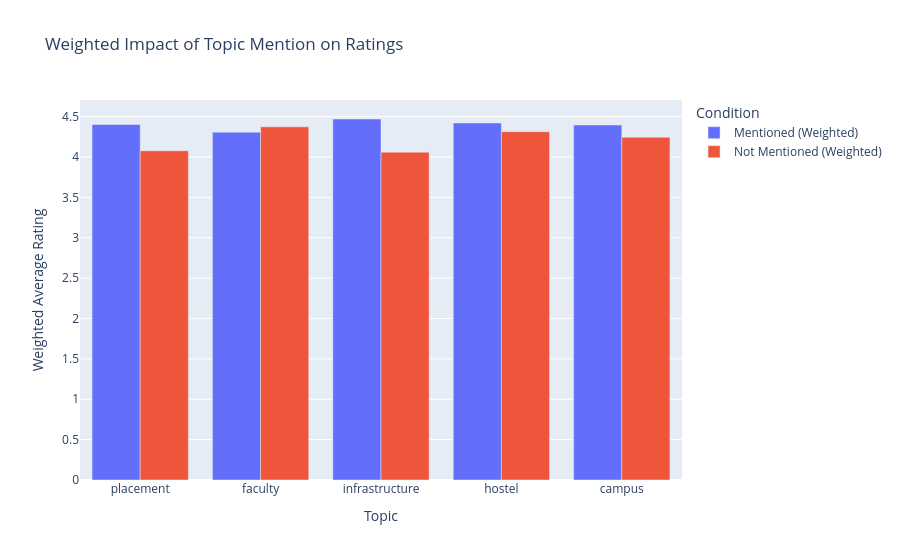

The notebook cell this image was saved under:
### Code cell
source_variance = combined.groupby("source")["rating"].var().reset_index()
source_variance.columns = ["source", "variance"]

print(source_variance)
source_variance["weight"] = source_variance["variance"] / source_variance["variance"].sum()

print(source_variance)
combined = combined.merge(
    source_variance[["source", "weight"]],
    on="source",
    how="left"
)
comparison_data = []

for word in keywords:
    
    df_yes = combined[combined[word] == True]
    df_no = combined[combined[word] == False]
    
    weighted_yes = (df_yes["rating"] * df_yes["weight"]).sum() / df_yes["weight"].sum()
    weighted_no = (df_no["rating"] * df_no["weight"]).sum() / df_no["weight"].sum()
    
    comparison_data.append({
        "Topic": word,
        "Mentioned (Weighted)": weighted_yes,
        "Not Mentioned (Weighted)": weighted_no
    })

comparison_df = pd.DataFrame(comparison_data)

comparison_df_melted = comparison_df.melt(
    id_vars="Topic",
    var_name="Condition",
    value_name="Weighted Average Rating"
)

import plotly.express as px

fig = px.bar(
    comparison_df_melted,
    x="Topic",
    y="Weighted Average Rating",
    color="Condition",
    barmode="group",
    title="Weighted Impact of Topic Mention on Ratings"
)

fig.update_layout(
    xaxis_title="Topic",
    yaxis_title="Weighted Average Rating"
)

fig.show()

### Figure 1 — Plotly figure (JSON) as saved in the notebook; plotly's stock layout.template omitted (floating-point values rounded to 4 significant figures)
{"data": [{"alignmentgroup": "True", "hovertemplate": "Condition=Mentioned (Weighted)<br>Topic=%{x}<br>Weighted Average Rating=%{y}<extra></extra>", "legendgroup": "Mentioned (Weighted)", "marker": {"color": "#636efa", "pattern": {"shape": ""}}, "name": "Mentioned (Weighted)", "offsetgroup": "Mentioned (Weighted)", "orientation": "v", "showlegend": true, "textposition": "auto", "type": "bar", "x": ["placement", "faculty", "infrastructure", "hostel", "campus"], "xaxis": "x", "y": [4.404, 4.308, 4.471, 4.422, 4.397], "yaxis": "y"}, {"alignmentgroup": "True", "hovertemplate": "Condition=Not Mentioned (Weighted)<br>Topic=%{x}<br>Weighted Average Rating=%{y}<extra></extra>", "legendgroup": "Not Mentioned (Weighted)", "marker": {"color": "#EF553B", "pattern": {"shape": ""}}, "name": "Not Mentioned (Weighted)", "offsetgroup": "Not Mentioned (Weighted)", "orientation": "v", "showlegend": true, "textposition": "auto", "type": "bar", "x": ["placement", "faculty", "infrastructure", "hostel", "campus"], "xaxis": "x", "y": [4.078, 4.374, 4.06, 4.314, 4.244], "yaxis": "y"}], "layout": {"barmode": "group", "legend": {"title": {"text": "Condition"}, "tracegroupgap": 0}, "title": {"text": "Weighted Impact of Topic Mention on Ratings"}, "xaxis": {"anchor": "y", "domain": [0, 1], "title": {"text": "Topic"}}, "yaxis": {"anchor": "x", "domain": [0, 1], "title": {"text": "Weighted Average Rating"}}}}
